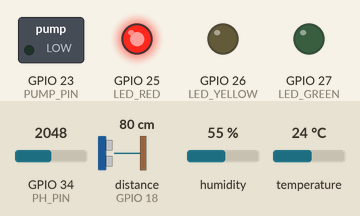
Simulated run of this sketch. Board: ESP32. Parts: switched loads named in the sketch (green lamp = pin HIGH), output pins drawn as LEDs (lit = HIGH). Wiring (inferred from the names in the program): ultrasonic range finder: trigger GPIO 5; echo GPIO 18. Inputs (shaded band) come from the test bench; at power-on: distance to the obstacle (sensor on GPIO 18) 80 cm, GPIO 34 (PH_PIN) = 2048, humidity 55 %, temperature 24 °C (analog values on the 0–4095 scale). The echo pulse lasts 58.3 µs per cm; WiFi joins after 1.5 s; servers stay silent unless stated; no MQTT or app messages arrive unless stated; pins used as bus, display or sensor lines are not drawn; what the sketch prints to the serial monitor is not drawn.

Above: at 2.7 s.
2.8 s: distance to the obstacle (sensor on GPIO 18) set to 38 cm
4.3 s: distance to the obstacle (sensor on GPIO 18) set to 32 cm
At 7.0 s:
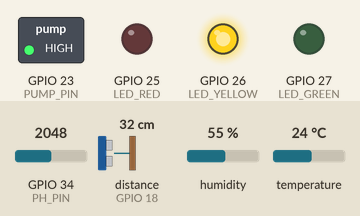
7.5 s: GPIO 34 (PH_PIN) set to 2769
13.5 s: GPIO 34 (PH_PIN) set to 2832
At 15.5 s:
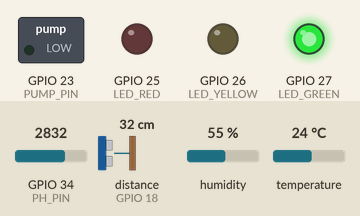
16.5 s: GPIO 34 (PH_PIN) set to 3192
19.2 s: GPIO 34 (PH_PIN) set to 3257
At 51.9 s:
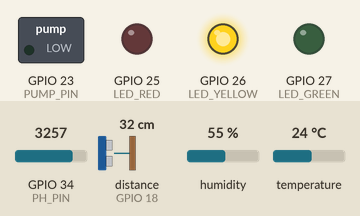
Timing chart, 0 to 52.6 s (numbered marks = the images above; inputs shaded):
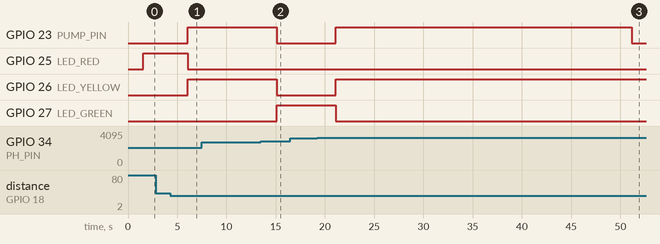

Measured:
- the behaviour switches between 35 and 34 cm on distance to the obstacle (sensor on GPIO 18) (found by bisection; images 0 and 1)
- the behaviour switches between 2795 and 2796 on GPIO 34 (PH_PIN) (found by bisection; images 1 and 2)
- the behaviour switches between 3230 and 3231 on GPIO 34 (PH_PIN) (found by bisection; images 2 and 3)
- after the input at 2.8 s, every drawn part: stays the same
- after the input at 4.3 s, GPIO 23 (PUMP_PIN), GPIO 26 (LED_YELLOW): LOW → HIGH after 1.8 s; GPIO 25 (LED_RED): HIGH → LOW after 1.8 s
- after the input at 7.5 s, every drawn part: stays the same
- after the input at 13.5 s, GPIO 23 (PUMP_PIN), GPIO 26 (LED_YELLOW): HIGH → LOW after 1.6 s; GPIO 27 (LED_GREEN): LOW → HIGH after 1.6 s
- after the input at 16.5 s, every drawn part: stays the same
- after the input at 19.2 s, GPIO 23 (PUMP_PIN): LOW → HIGH after 1.9 s, → LOW 30.0 s later; GPIO 26 (LED_YELLOW): LOW → HIGH after 1.9 s; GPIO 27 (LED_GREEN): HIGH → LOW after 1.9 s

The sketch:

ranomadio_solar_mqtt.ino
```cpp
/* AquaSolar - ESP32 MQTT firmware
 * Sensors: SEN0169-V2 pH, DHT11, HC-SR04, LEDs, pump.
 * External water-quality instruments: HM Digital TDS-3 and Hanna HI 9146.
 * The TDS-3 and HI 9146 are standalone meters and are NOT connected
 * directly to ESP32 GPIOs. Their readings are entered in the dashboard
 * or generated by AquaSolar simulation mode for demonstrations.
 */
#include <Arduino.h>
#include <WiFi.h>
#include <WiFiClientSecure.h>
#include <PubSubClient.h>
#include <DHT.h>
#include <ArduinoJson.h>

#define PH_PIN 34
#define DHT_PIN 4
#define DHT_TYPE DHT11
#define TRIG_PIN 5
#define ECHO_PIN 18
#define LED_RED 25
#define LED_YELLOW 26
#define LED_GREEN 27
#define PUMP_PIN 23
#define PUMP_SUPPLY_VOLTAGE 5.0f

const char* WIFI_SSID="YOUR_WIFI_SSID";
const char* WIFI_PASSWORD="YOUR_WIFI_PASSWORD";
const char* MQTT_HOST="k02a8067.ala.eu-central-1.emqxsl.com";
const uint16_t MQTT_PORT=8883;
const char* MQTT_USER="AquaSolar";
const char* MQTT_PASSWORD="YOUR_EMQX_PASSWORD";
const char* DEVICE_ID="aquasolar-device01";

const unsigned long SENSOR_INTERVAL=3000;
const unsigned long MAX_PUMP_TIME=30000;
const float PH_CRITICAL_LOW=5.5,PH_CRITICAL_HIGH=9.5;
const float CRITICAL_WATER_DISTANCE=35.0,TANK_HEIGHT_CM=35.0;

float phMin=6.5,phMax=8.5;
float phSlope=-5.70,phOffset=21.34;
float ph=NAN,temperature=NAN,humidity=NAN,distanceCm=NAN,waterLevel=NAN;
bool pumpState=false;
unsigned long pumpStart=0,lastRead=0,lastPublish=0;
String waterStatus="INIT";
WiFiClientSecure secureClient;
PubSubClient mqtt(secureClient);
DHT dht(DHT_PIN,DHT_TYPE);

String topic(const char* suffix){return String("aquasolar/")+DEVICE_ID+"/"+suffix;}
void setLeds(bool r,bool y,bool g){digitalWrite(LED_RED,r);digitalWrite(LED_YELLOW,y);digitalWrite(LED_GREEN,g);}
float adcVoltage(int pin){uint32_t total=0;for(int i=0;i<20;i++){total+=analogRead(pin);delay(2);}return(total/20.0f)*3.3f/4095.0f;}
float readPH(){return phSlope*adcVoltage(PH_PIN)+phOffset;}
float readDistance(){digitalWrite(TRIG_PIN,LOW);delayMicroseconds(2);digitalWrite(TRIG_PIN,HIGH);delayMicroseconds(10);digitalWrite(TRIG_PIN,LOW);unsigned long duration=pulseIn(ECHO_PIN,HIGH,30000);return duration?duration/58.0f:NAN;}
void stopPump(const char* reason){if(pumpState)Serial.printf("POMPE OFF: %s\n",reason);digitalWrite(PUMP_PIN,LOW);pumpState=false;}
void startPump(){if(!pumpState){digitalWrite(PUMP_PIN,HIGH);pumpState=true;pumpStart=millis();Serial.println("POMPE ON: traitement automatique");}}
void updateStatusAndPump(){if(isnan(ph)||isnan(distanceCm)){waterStatus="ERREUR_CAPTEUR";stopPump("capteur invalide");setLeds(true,false,false);return;}if(distanceCm>=CRITICAL_WATER_DISTANCE){waterStatus="CRITIQUE";stopPump("niveau critique");setLeds(true,false,false);return;}bool badPh=ph<phMin||ph>phMax;bool criticalPh=ph<PH_CRITICAL_LOW||ph>PH_CRITICAL_HIGH;waterStatus=criticalPh?"CRITIQUE":(badPh?"ANORMAL":"NORMAL");if(badPh)startPump();else stopPump("pH normal");if(pumpState)setLeds(false,true,false);else if(badPh)setLeds(true,false,false);else setLeds(false,false,true);}
void readSensors(){ph=readPH();temperature=dht.readTemperature();humidity=dht.readHumidity();distanceCm=readDistance();waterLevel=isnan(distanceCm)?NAN:max(0.0f,min(100.0f,100.0f-(distanceCm/TANK_HEIGHT_CM)*100.0f));updateStatusAndPump();Serial.printf("pH=%.2f Temp=%.1f Hum=%.1f Distance=%.1f Level=%.0f Pump=%s Status=%s | TDS/DO: external meters\n",ph,temperature,humidity,distanceCm,waterLevel,pumpState?"ON":"OFF",waterStatus.c_str());}
void publishTelemetry(){StaticJsonDocument<768> doc;doc["device"]=DEVICE_ID;doc["ph"]=isnan(ph)?-1:ph;doc["temperature"]=isnan(temperature)?-1:temperature;doc["humidity"]=isnan(humidity)?-1:humidity;doc["distance"]=isnan(distanceCm)?-1:distanceCm;doc["waterLevel"]=isnan(waterLevel)?-1:waterLevel;doc["tds"]=-1;doc["oxygen"]=-1;doc["tdsSource"]="HM Digital TDS-3 (external)";doc["oxygenSource"]="Hanna HI 9146 (external)";doc["pump"]=pumpState;doc["status"]=waterStatus;doc["phMin"]=phMin;doc["phMax"]=phMax;doc["pumpVoltage"]=PUMP_SUPPLY_VOLTAGE;doc["battery"]=nullptr;doc["timestamp"]=millis();String payload;serializeJson(doc,payload);mqtt.publish(topic("telemetry").c_str(),payload.c_str(),false);mqtt.publish(topic("status").c_str(),waterStatus.c_str(),false);}
void handleCommand(char* payload){StaticJsonDocument<256> doc;if(deserializeJson(doc,payload))return;const char* type=doc["type"]|"";if(strcmp(type,"config")==0){float a=doc["phMin"]|phMin;float b=doc["phMax"]|phMax;if(a<b){phMin=a;phMax=b;}}else if(strcmp(type,"pump")==0){bool requested=doc["on"]|false;if(requested&&waterStatus!="CRITIQUE")startPump();else stopPump("commande MQTT ou sécurité");}}
void mqttCallback(char* t,byte* payload,unsigned int length){if(String(t)==topic("command")){String s;for(unsigned int i=0;i<length;i++)s+=(char)payload[i];char buf[512];s.toCharArray(buf,sizeof(buf));handleCommand(buf);}}
void connectWiFi(){WiFi.mode(WIFI_STA);WiFi.begin(WIFI_SSID,WIFI_PASSWORD);Serial.print("Wi-Fi");unsigned long start=millis();while(WiFi.status()!=WL_CONNECTED&&millis()-start<20000){delay(500);Serial.print('.');}Serial.println();if(WiFi.status()==WL_CONNECTED){Serial.print("IP: ");Serial.println(WiFi.localIP());}}
void connectMQTT(){if(WiFi.status()!=WL_CONNECTED||mqtt.connected())return;String cid=String(DEVICE_ID)+"-"+String((uint32_t)ESP.getEfuseMac(),HEX);Serial.print("MQTT/EMQX...");if(mqtt.connect(cid.c_str(),MQTT_USER,MQTT_PASSWORD)){Serial.println("OK");mqtt.subscribe(topic("command").c_str(),0);mqtt.publish(topic("status").c_str(),"ONLINE",true);publishTelemetry();}else Serial.printf("échec rc=%d\n",mqtt.state());}
void setup(){Serial.begin(115200);pinMode(PH_PIN,INPUT);pinMode(TRIG_PIN,OUTPUT);pinMode(ECHO_PIN,INPUT);pinMode(LED_RED,OUTPUT);pinMode(LED_YELLOW,OUTPUT);pinMode(LED_GREEN,OUTPUT);pinMode(PUMP_PIN,OUTPUT);digitalWrite(PUMP_PIN,LOW);setLeds(false,false,false);dht.begin();analogReadResolution(12);connectWiFi();secureClient.setInsecure();mqtt.setServer(MQTT_HOST,MQTT_PORT);mqtt.setCallback(mqttCallback);mqtt.setBufferSize(1024);readSensors();}
void loop(){if(WiFi.status()!=WL_CONNECTED)connectWiFi();if(!mqtt.connected())connectMQTT();mqtt.loop();if(millis()-lastRead>=SENSOR_INTERVAL){lastRead=millis();readSensors();}if(millis()-lastPublish>=SENSOR_INTERVAL&&mqtt.connected()){lastPublish=millis();publishTelemetry();}if(pumpState&&millis()-pumpStart>=MAX_PUMP_TIME)stopPump("temps maximal de sécurité");delay(10);}
```
